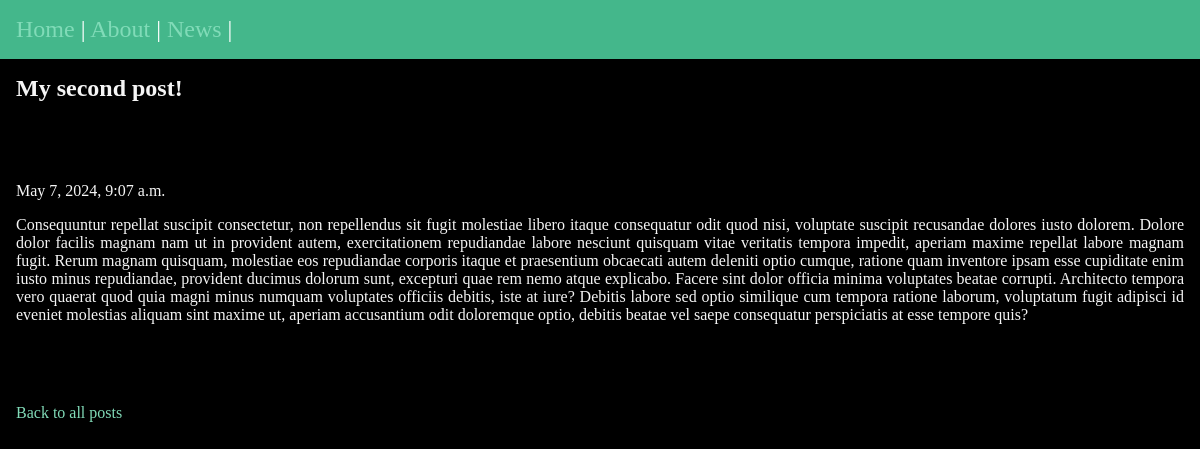
/posts/my-second-post, run on the app's committed database.
### posts/models.py (models this page shows, shortened)
class Post(models.Model):
    title = models.CharField(max_length=75)
    body = models.TextField()
    slug = models.SlugField()
    date = models.DateTimeField(auto_now_add=True)

### posts/views.py (the view)
# urls.py: path('<slug:slug>', views.post_page, name="single-post"),
def post_page(request, slug):
    post = Post.objects.get(slug=slug)
    return render(request, 'posts/single-post.html', context={'post': post})

### posts/templates/posts/single-post.html (shortened to what this page needs)
{% extends 'layout.html'%}
{% block content %}
<section>
  <h1> {{post.title}}</h1>
  <article class="post">
   <p>{{post.date}}</p>
   <p>{{post.body}}</p>
  </article>
  <a href={% url 'posts:posts-list' %}>
    <p>Back to all posts</p>
</section>
  {% endblock %}

### static/css/styles.css (style rules this page uses)
* { margin: 0; padding: 0; box-sizing: border-box; }
body { min-height: 100vh; background-color: black; color: whitesmoke; }
section { display: flex; flex-flow: column; gap: 1rem; }
p { font-size: 1rem; }
a { text-decoration: none; color: #81dbb8; }
article { margin: 3rem auto; }
article p { margin: 1rem 0; text-align: justify; }

### data on the page
Post: title "My second post!", date "May 7, 2024, 9:07 a.m.", body "Consequuntur repellat suscipit consectetur, non repellendus sit fugit molestiae libero itaque consequatur odit quod nisi, voluptate suscipit recusandae dolores iusto dolorem. Dolore dolor facilis magnam nam ut in provident autem, exercitationem repudiandae labore nesciunt quisquam vitae veritatis tempora impedit, aperiam maxime repellat labore magnam fugit. Rerum magnam quisquam, molestiae eos repudiandae corporis itaque et praesentium obcaecati autem deleniti optio cumque, ratione quam inventore ipsam esse cupiditate enim iusto minus repudiandae, provident ducimus dolorum sunt, excepturi quae rem nemo atque explicabo. Facere sint dolor officia minima voluptates beatae corrupti. Architecto…"
